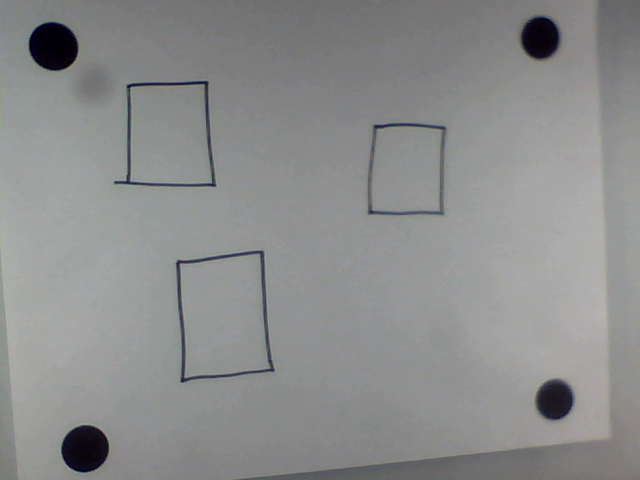
#> input picture test.png, 640 x 480 px
$ python -i crop.py   (imports and definitions only)   (Python 2 division)
#> lines starting #> are read from the running program, lines starting #| are printed output that depends on the picture; after the words box and inside, x2 and y2 are one past the last pixel; in counts of white or black regions, pixels touching at a corner belong together
#> further down, picture is the input picture: shape (480, 640, 3); mean B, G, R 141.3, 141.2, 140.3
import cv2
import cv2.cv as cv
import numpy as np

def order_points(pts):
    # top-left, top-right, bottom-right, bottom-left
    rect = np.zeros((4, 2), dtype=np.float32)
    s = pts.sum(axis=1)
    rect[0] = pts[np.argmin(s)]
    rect[2] = pts[np.argmax(s)]

    diff = np.diff(pts, axis=1)
    rect[1] = pts[np.argmin(diff)]
    rect[3] = pts[np.argmax(diff)]

    return rect

def four_point_transform(image, rect):
    (tl, tr, br, bl) = rect

    widthA = np.sqrt(((br[0] - bl[0]) ** 2) + ((br[0] - bl[0]) ** 2))
    widthB = np.sqrt(((tr[0] - tl[0]) ** 2) + ((tr[0] - tl[0]) ** 2))
    maxWidth = max(int(widthA), int(widthB))

    # compute the height of the new image, which will be the
    # maximum distance between the top-right and bottom-right
    # y-coordinates or the top-left and bottom-left y-coordinates
    heightA = np.sqrt(((tr[1] - br[1]) ** 2) + ((tr[1] - br[1]) ** 2))
    heightB = np.sqrt(((tl[1] - bl[1]) ** 2) + ((tl[1] - bl[1]) ** 2))
    maxHeight = max(int(heightA), int(heightB))

    dst = np.array([
        [0, 0],
        [maxWidth - 1, 0],
        [maxWidth - 1, maxHeight - 1],
        [0, maxHeight - 1]], dtype = "float32")

    # compute the perspective transform matrix and then apply it
    M = cv2.getPerspectiveTransform(rect, dst)
    warped = cv2.warpPerspective(image, M, (maxWidth, maxHeight))

    # return the warped image
    return warped

def crop(im):
    preview = im.copy()
    imc = im.copy()
    im = cv2.cvtColor(im, cv2.COLOR_BGR2GRAY)
    im = cv2.GaussianBlur(im, (9,9), 0)

    circles = cv2.HoughCircles(im, cv.CV_HOUGH_GRADIENT, 1, 20,
                               param1=200, param2=30,
                               minRadius=0, maxRadius=100)
#> circles = [[85.5, 449.5, 24.4], [54.5, 44.5, 25.8], [553.5, 400.5, 18.3], [539.5, 38.5, 19.9]]

    pts = []
    if circles is None:
        return False, None, preview, None

    for cir in circles[0]:
        pts.append(cir[0:2])
#> this loop made 4 passes
#> after the loop, pts = [[85.5, 449.5], [54.5, 44.5], [553.5, 400.5], [539.5, 38.5]]
    pts = np.array(pts)
    print len(pts)
#| 4

    rect = order_points(pts)
#> in order_points, `s = pts.sum(axis=1)`: s = [535, 99, 954, 578]
#> in order_points, `diff = np.diff(pts, axis=1)`: diff = [364, -10, -153, -501]
#> rect = [[54.5, 44.5], [539.5, 38.5], [553.5, 400.5], [85.5, 449.5]]
    tl, tr, br, bl = rect
#> tl = [54.5, 44.5]; tr = [539.5, 38.5]; br = [553.5, 400.5]; bl = [85.5, 449.5]

    okay = (abs(np.sum((tl - tr)**2)**0.5 - np.sum((br - bl)**2)**0.5 < 50) and
           abs(np.sum((tl - bl)**2)**0.5 - np.sum((tr - br)**2)**0.5) < 50)
#> okay = True
    print okay
#| True

    mean = im.mean()
#> mean = 140.9
    for cir in rect:
        cv2.circle(im, (cir[0], cir[1]), 35, mean, -1)
        cv2.circle(preview, (cir[0], cir[1]), 20, (255, 0, 0), 3)
#> this loop made 4 passes
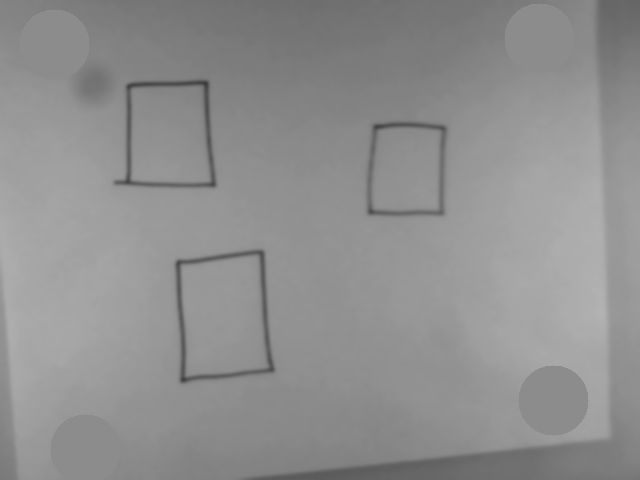
#> im: shape (480, 640); min 59, max 178, mean 143.4
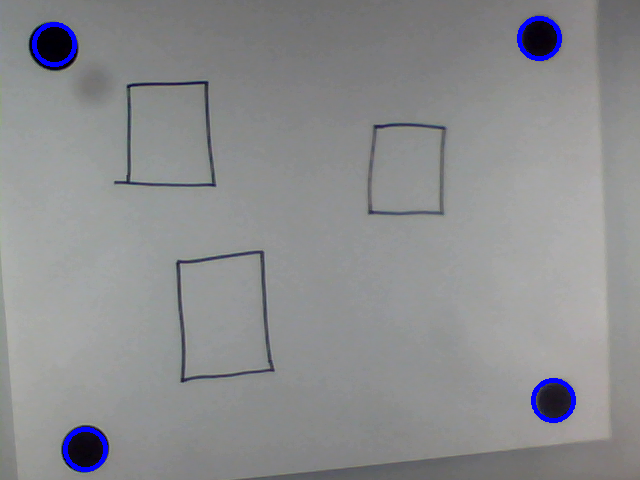
#> preview: shape (480, 640, 3); 0.8% of pixels changed, all inside (x1, y1, x2, y2) = (32, 16, 576, 472)

    warped = four_point_transform(imc, rect)
#> in four_point_transform, `(tl, tr, br, bl) = rect`: tl = [54.5, 44.5]; tr = [539.5, 38.5]; br = [553.5, 400.5]; bl = [85.5, 449.5]
#> in four_point_transform, `widthA = np.sqrt(((br[0] - bl[0]) ** 2) + ((br[0] - bl[0]) ** 2))`: widthA = 661.9
#> in four_point_transform, `widthB = np.sqrt(((tr[0] - tl[0]) ** 2) + ((tr[0] - tl[0]) ** 2))`: widthB = 685.9
#> in four_point_transform, `maxWidth = max(int(widthA), int(widthB))`: maxWidth = 685
#> in four_point_transform, `heightA = np.sqrt(((tr[1] - br[1]) ** 2) + ((tr[1] - br[1]) ** 2))`: heightA = 511.9
#> in four_point_transform, `heightB = np.sqrt(((tl[1] - bl[1]) ** 2) + ((tl[1] - bl[1]) ** 2))`: heightB = 572.8
#> in four_point_transform, `maxHeight = max(int(heightA), int(heightB))`: maxHeight = 572
#> in four_point_transform, `dst = np.array([ [0, 0], [maxWidth - 1, 0], [maxWidth - 1, maxHeight -..`: dst = [[0, 0], [684, 0], [684, 571], [0, 571]]
#> in four_point_transform, `M = cv2.getPerspectiveTransform(rect, dst)`: M = [[1.24, -0.0946, -63.14], [0.0166, 1.34, -60.7], [-0.000224, -5.98e-05, 1]]
#> in four_point_transform, `warped = cv2.warpPerspective(image, M, (maxWidth, maxHeight))`:
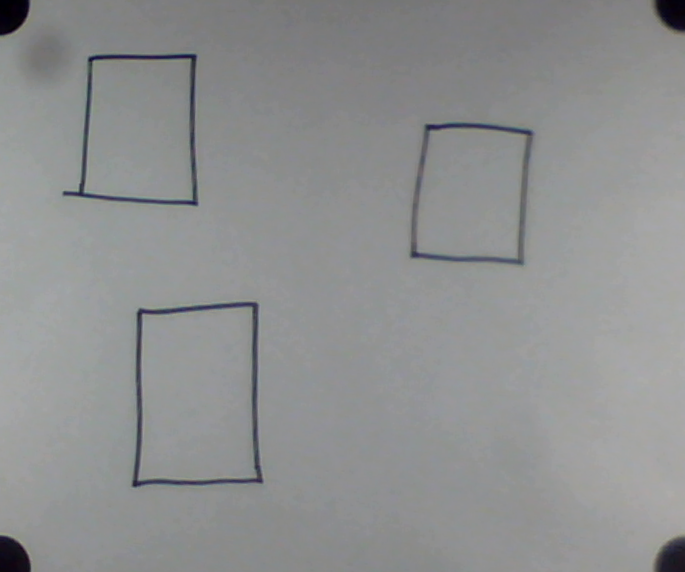
#> warped: shape (572, 685, 3); mean B, G, R 144.2, 143.8, 142.4
    return okay, warped, preview, rect

def doWarp(im, rect):
    return four_point_transform(im, rect)

>>> import cv2
>>> picture = cv2.imread('test.png')
>>> result = crop(picture)
